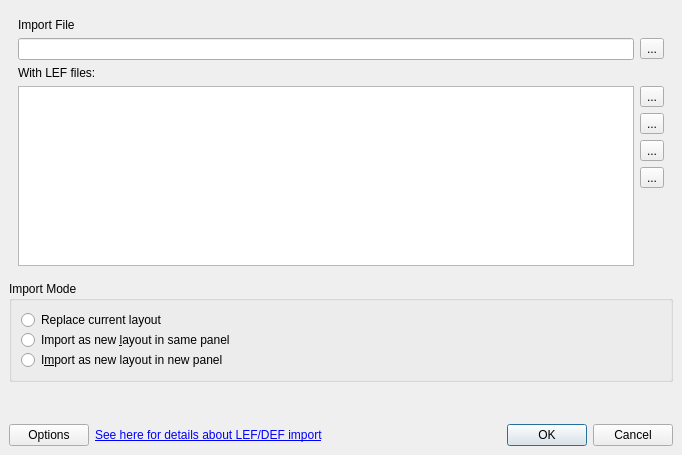
<?xml version="1.0" encoding="UTF-8"?>
<ui version="4.0">
 <class>LEFDEFImportOptionsDialog</class>
 <widget class="QDialog" name="LEFDEFImportOptionsDialog">
  <property name="geometry">
   <rect>
    <x>0</x>
    <y>0</y>
    <width>682</width>
    <height>455</height>
   </rect>
  </property>
  <property name="windowTitle">
   <string>LEF Import Options</string>
  </property>
  <layout class="QGridLayout">
   <property name="leftMargin">
    <number>9</number>
   </property>
   <property name="topMargin">
    <number>9</number>
   </property>
   <property name="rightMargin">
    <number>9</number>
   </property>
   <property name="bottomMargin">
    <number>9</number>
   </property>
   <property name="spacing">
    <number>6</number>
   </property>
   <item row="4" column="0">
    <widget class="QPushButton" name="reader_options_pb">
     <property name="text">
      <string>Options</string>
     </property>
    </widget>
   </item>
   <item row="4" column="2">
    <widget class="QDialogButtonBox" name="buttonBox">
     <property name="orientation">
      <enum>Qt::Horizontal</enum>
     </property>
     <property name="standardButtons">
      <set>QDialogButtonBox::Cancel|QDialogButtonBox::Ok</set>
     </property>
    </widget>
   </item>
   <item row="2" column="0" colspan="2">
    <spacer>
     <property name="orientation">
      <enum>Qt::Vertical</enum>
     </property>
     <property name="sizeHint" stdset="0">
      <size>
       <width>100</width>
       <height>71</height>
      </size>
     </property>
    </spacer>
   </item>
   <item row="4" column="1">
    <widget class="QLabel" name="help_label">
     <property name="sizePolicy">
      <sizepolicy hsizetype="Preferred" vsizetype="Preferred">
       <horstretch>1</horstretch>
       <verstretch>0</verstretch>
      </sizepolicy>
     </property>
     <property name="text">
      <string>&lt;html&gt;&lt;body&gt;&lt;a href=&quot;int:/about/lef_def_import.xml&quot;&gt;See here for details about LEF/DEF import&lt;/a&gt;&lt;/body&gt;&lt;/html&gt;</string>
     </property>
    </widget>
   </item>
   <item row="1" column="0" colspan="3">
    <widget class="QGroupBox" name="groupBox">
     <property name="title">
      <string>Import Mode</string>
     </property>
     <property name="flat">
      <bool>true</bool>
     </property>
     <layout class="QVBoxLayout">
      <property name="spacing">
       <number>0</number>
      </property>
      <property name="leftMargin">
       <number>9</number>
      </property>
      <property name="topMargin">
       <number>9</number>
      </property>
      <property name="rightMargin">
       <number>9</number>
      </property>
      <property name="bottomMargin">
       <number>9</number>
      </property>
      <item>
       <widget class="QRadioButton" name="replace_rb">
        <property name="text">
         <string>Replace current layout</string>
        </property>
       </widget>
      </item>
      <item>
       <widget class="QRadioButton" name="import_same_panel_rb">
        <property name="text">
         <string>Import as new &amp;layout in same panel</string>
        </property>
       </widget>
      </item>
      <item>
       <widget class="QRadioButton" name="import_new_panel_rb">
        <property name="text">
         <string>I&amp;mport as new layout in new panel</string>
        </property>
       </widget>
      </item>
     </layout>
    </widget>
   </item>
   <item row="0" column="0" colspan="3">
    <widget class="QFrame" name="frame">
     <property name="frameShape">
      <enum>QFrame::NoFrame</enum>
     </property>
     <property name="frameShadow">
      <enum>QFrame::Raised</enum>
     </property>
     <layout class="QGridLayout">
      <property name="leftMargin">
       <number>9</number>
      </property>
      <property name="topMargin">
       <number>9</number>
      </property>
      <property name="rightMargin">
       <number>9</number>
      </property>
      <property name="bottomMargin">
       <number>9</number>
      </property>
      <property name="spacing">
       <number>6</number>
      </property>
      <item row="0" column="0" colspan="2">
       <widget class="QLabel" name="label_6">
        <property name="text">
         <string>Import File</string>
        </property>
       </widget>
      </item>
      <item row="2" column="0" rowspan="2" colspan="2">
       <widget class="QFrame" name="lef_files_frame">
        <property name="minimumSize">
         <size>
          <width>16</width>
          <height>200</height>
         </size>
        </property>
        <property name="frameShape">
         <enum>QFrame::NoFrame</enum>
        </property>
        <property name="frameShadow">
         <enum>QFrame::Raised</enum>
        </property>
        <layout class="QGridLayout">
         <property name="leftMargin">
          <number>0</number>
         </property>
         <property name="topMargin">
          <number>0</number>
         </property>
         <property name="rightMargin">
          <number>0</number>
         </property>
         <property name="bottomMargin">
          <number>0</number>
         </property>
         <property name="spacing">
          <number>6</number>
         </property>
         <item row="2" column="1">
          <widget class="QToolButton" name="del_lef_files">
           <property name="toolTip">
            <string>Delete selected files</string>
           </property>
           <property name="text">
            <string>...</string>
           </property>
           <property name="icon">
            <iconset resource="../../lay/lay/layResources.qrc">
             <normaloff>:/clear.png</normaloff>:/clear.png</iconset>
           </property>
          </widget>
         </item>
         <item row="1" column="1">
          <widget class="QToolButton" name="add_lef_file">
           <property name="toolTip">
            <string>Add LEF file</string>
           </property>
           <property name="text">
            <string>...</string>
           </property>
           <property name="icon">
            <iconset resource="../../lay/lay/layResources.qrc">
             <normaloff>:/add.png</normaloff>:/add.png</iconset>
           </property>
          </widget>
         </item>
         <item row="3" column="1">
          <widget class="QToolButton" name="move_lef_files_up">
           <property name="toolTip">
            <string>Move selected files up</string>
           </property>
           <property name="text">
            <string>...</string>
           </property>
           <property name="icon">
            <iconset resource="../../lay/lay/layResources.qrc">
             <normaloff>:/up.png</normaloff>:/up.png</iconset>
           </property>
          </widget>
         </item>
         <item row="4" column="1">
          <widget class="QToolButton" name="move_lef_files_down">
           <property name="toolTip">
            <string>Move selected files down</string>
           </property>
           <property name="text">
            <string>...</string>
           </property>
           <property name="icon">
            <iconset resource="../../lay/lay/layResources.qrc">
             <normaloff>:/down.png</normaloff>:/down.png</iconset>
           </property>
          </widget>
         </item>
         <item row="0" column="0" colspan="2">
          <widget class="QLabel" name="label_3">
           <property name="text">
            <string>With LEF files:</string>
           </property>
          </widget>
         </item>
         <item row="5" column="1">
          <spacer>
           <property name="orientation">
            <enum>Qt::Vertical</enum>
           </property>
           <property name="sizeHint" stdset="0">
            <size>
             <width>20</width>
             <height>40</height>
            </size>
           </property>
          </spacer>
         </item>
         <item row="1" column="0" rowspan="5">
          <widget class="QListWidget" name="lef_files">
           <property name="sizePolicy">
            <sizepolicy hsizetype="Expanding" vsizetype="Ignored">
             <horstretch>0</horstretch>
             <verstretch>1</verstretch>
            </sizepolicy>
           </property>
           <property name="selectionMode">
            <enum>QAbstractItemView::ExtendedSelection</enum>
           </property>
          </widget>
         </item>
        </layout>
       </widget>
      </item>
      <item row="1" column="0">
       <widget class="QLineEdit" name="file_le"/>
      </item>
      <item row="1" column="1">
       <widget class="QToolButton" name="browse_pb">
        <property name="text">
         <string>...</string>
        </property>
       </widget>
      </item>
     </layout>
    </widget>
   </item>
  </layout>
 </widget>
 <tabstops>
  <tabstop>file_le</tabstop>
  <tabstop>browse_pb</tabstop>
  <tabstop>replace_rb</tabstop>
  <tabstop>import_same_panel_rb</tabstop>
  <tabstop>import_new_panel_rb</tabstop>
  <tabstop>reader_options_pb</tabstop>
  <tabstop>buttonBox</tabstop>
 </tabstops>
 <resources>
  <include location="../../lay/lay/layResources.qrc"/>
 </resources>
 <connections>
  <connection>
   <sender>buttonBox</sender>
   <signal>accepted()</signal>
   <receiver>LEFDEFImportOptionsDialog</receiver>
   <slot>accept()</slot>
   <hints>
    <hint type="sourcelabel">
     <x>387</x>
     <y>316</y>
    </hint>
    <hint type="destinationlabel">
     <x>157</x>
     <y>274</y>
    </hint>
   </hints>
  </connection>
  <connection>
   <sender>buttonBox</sender>
   <signal>rejected()</signal>
   <receiver>LEFDEFImportOptionsDialog</receiver>
   <slot>reject()</slot>
   <hints>
    <hint type="sourcelabel">
     <x>455</x>
     <y>322</y>
    </hint>
    <hint type="destinationlabel">
     <x>286</x>
     <y>274</y>
    </hint>
   </hints>
  </connection>
 </connections>
</ui>
